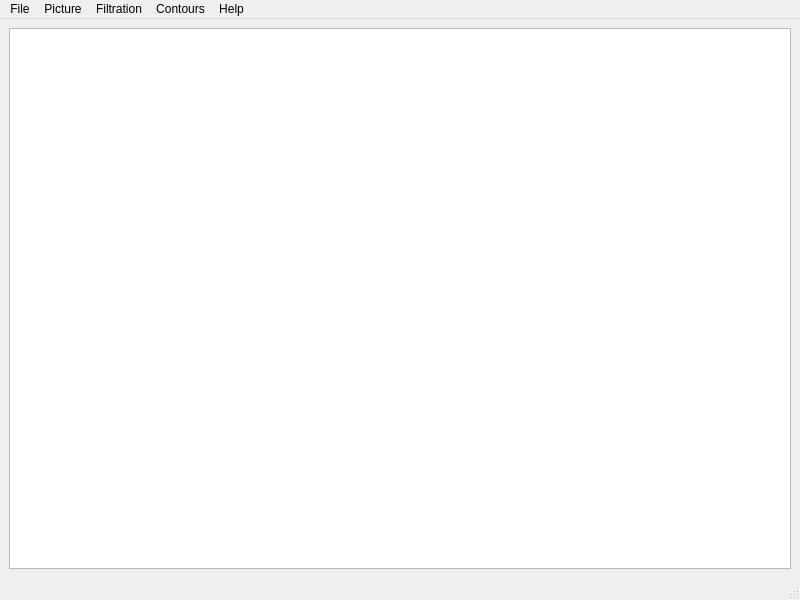
<?xml version="1.0" encoding="UTF-8"?>
<ui version="4.0">
 <class>MainWindow</class>
 <widget class="QMainWindow" name="MainWindow">
  <property name="geometry">
   <rect>
    <x>0</x>
    <y>0</y>
    <width>800</width>
    <height>600</height>
   </rect>
  </property>
  <property name="windowTitle">
   <string>Graphics editor</string>
  </property>
  <widget class="QWidget" name="centralwidget">
   <layout class="QVBoxLayout" name="verticalLayout">
    <item>
     <widget class="QGraphicsView" name="graphicsView"/>
    </item>
   </layout>
  </widget>
  <widget class="QMenuBar" name="menubar">
   <property name="geometry">
    <rect>
     <x>0</x>
     <y>0</y>
     <width>800</width>
     <height>22</height>
    </rect>
   </property>
   <widget class="QMenu" name="menuFile">
    <property name="title">
     <string>File</string>
    </property>
    <addaction name="actionLoad_image"/>
    <addaction name="actionLoad_image_from_XML"/>
    <addaction name="actionSave"/>
    <addaction name="actionExit"/>
   </widget>
   <widget class="QMenu" name="menuPicture">
    <property name="title">
     <string>Picture</string>
    </property>
    <addaction name="actionResize"/>
    <addaction name="actionRotate"/>
    <addaction name="actionCrop"/>
    <addaction name="actionROI"/>
   </widget>
   <widget class="QMenu" name="menuFiltration">
    <property name="title">
     <string>Filtration</string>
    </property>
    <addaction name="actionLighter"/>
    <addaction name="actionDarker"/>
    <addaction name="actionSmooth"/>
    <addaction name="actionSobel_operator"/>
   </widget>
   <widget class="QMenu" name="menuContours">
    <property name="title">
     <string>Contours</string>
    </property>
    <addaction name="actionKenny_Detector"/>
    <addaction name="actionHough_converting_to_search_for_lines"/>
    <addaction name="actionObject_Detection"/>
    <addaction name="actionComparison_of_contours_through_total_characteristics"/>
   </widget>
   <widget class="QMenu" name="menuHelp">
    <property name="title">
     <string>Help</string>
    </property>
    <addaction name="actionHelp"/>
    <addaction name="actionAbout"/>
   </widget>
   <addaction name="menuFile"/>
   <addaction name="menuPicture"/>
   <addaction name="menuFiltration"/>
   <addaction name="menuContours"/>
   <addaction name="menuHelp"/>
  </widget>
  <widget class="QStatusBar" name="statusbar"/>
  <action name="actionLoad_image">
   <property name="text">
    <string>Load image</string>
   </property>
  </action>
  <action name="actionSave">
   <property name="text">
    <string>Save image as XML</string>
   </property>
  </action>
  <action name="actionExit">
   <property name="text">
    <string>Exit</string>
   </property>
  </action>
  <action name="actionResize">
   <property name="text">
    <string>Resize</string>
   </property>
  </action>
  <action name="actionRotate">
   <property name="text">
    <string>Rotate</string>
   </property>
  </action>
  <action name="actionCrop">
   <property name="text">
    <string>Crop</string>
   </property>
  </action>
  <action name="actionROI">
   <property name="text">
    <string>ROI</string>
   </property>
  </action>
  <action name="actionLighter">
   <property name="text">
    <string>Lighter</string>
   </property>
  </action>
  <action name="actionDarker">
   <property name="text">
    <string>Darker</string>
   </property>
  </action>
  <action name="actionSmooth">
   <property name="text">
    <string>Smooth</string>
   </property>
  </action>
  <action name="actionSobel_operator">
   <property name="text">
    <string>Sobel operator</string>
   </property>
  </action>
  <action name="actionKenny_Detector">
   <property name="text">
    <string>Kenny Detector</string>
   </property>
  </action>
  <action name="actionHough_converting_to_search_for_lines">
   <property name="text">
    <string>Hough converting to search for lines</string>
   </property>
  </action>
  <action name="actionObject_Detection">
   <property name="text">
    <string>Object Detection</string>
   </property>
  </action>
  <action name="actionComparison_of_contours_through_total_characteristics">
   <property name="text">
    <string>Comparison of contours through total characteristics</string>
   </property>
  </action>
  <action name="actionLoad_image_from_XML">
   <property name="text">
    <string>Load image from XML</string>
   </property>
  </action>
  <action name="actionHelp">
   <property name="text">
    <string>Help</string>
   </property>
  </action>
  <action name="actionAbout">
   <property name="text">
    <string>About</string>
   </property>
  </action>
 </widget>
 <resources/>
 <connections/>
</ui>
